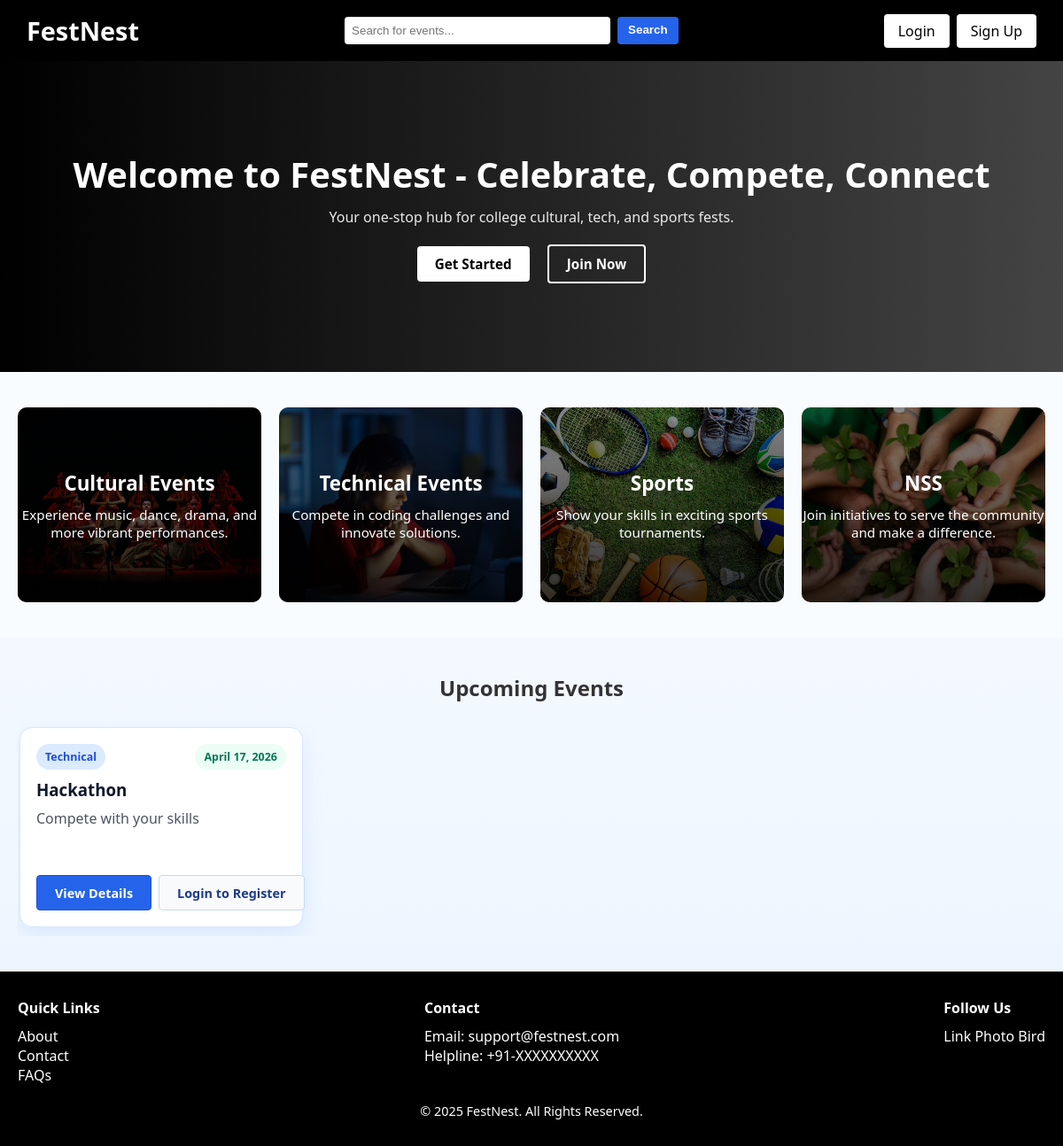
The app's page /, older data.
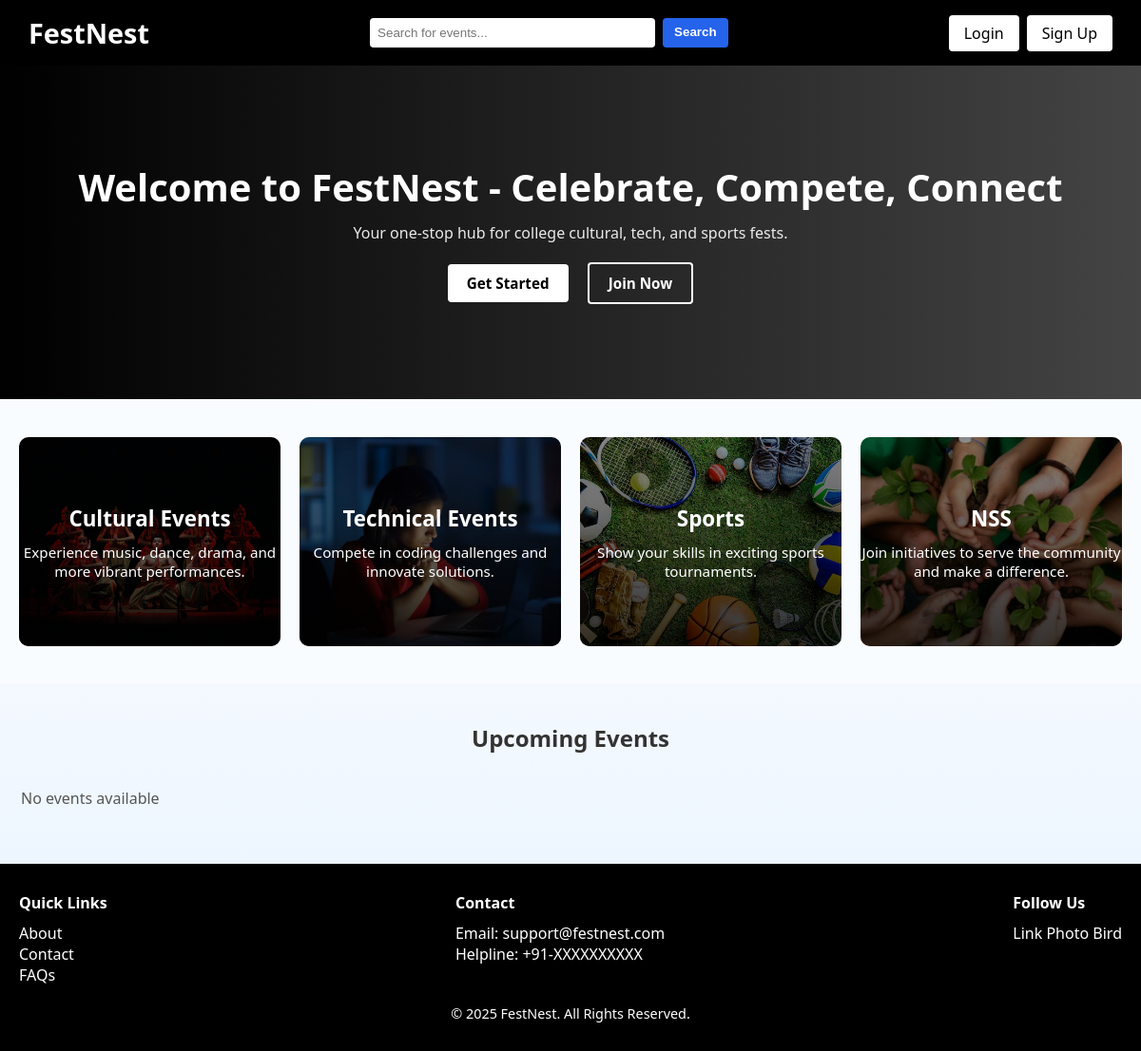
The same page, newer data.
### events/models.py (models this page shows, shortened)
class Event(models.Model):
    CATEGORY_CHOICES = [
        ('cultural', 'Cultural'),
        ('technical', 'Technical'),
        ('sports', 'Sports'),
        ('nss', 'NSS'),
    ]
    title = models.CharField(max_length=200)
    category = models.CharField(max_length=20, choices=CATEGORY_CHOICES)
    date = models.DateField()
    description = models.TextField()
    capacity = models.PositiveIntegerField(default=100)
    waitlist_enabled = models.BooleanField(default=True)
    is_team_event = models.BooleanField(default=False)
    min_team_size = models.PositiveIntegerField(default=2)
    max_team_size = models.PositiveIntegerField(default=4)
    attendees = models.ManyToManyField(User, blank=True)

### events/views.py (the view, shortened to what this page needs)
# urls.py: 2. Add a URL to urlpatterns:  path('', views.home, name='home')
def home(request):
    today = timezone.localdate()
    search_query = request.GET.get('q', '').strip()
    upcoming_events = Event.objects.filter(date__gte=today).order_by('date')
    searched_events = Event.objects.none()
    result_count = 0
    registered_event_ids = set()
    waitlisted_event_ids = set()
    user_team_event_ids = set()
    submitted_team_event_ids = set()
    return render(
        request,
        'index.html',
        {
            'upcoming_events': upcoming_events,
            'searched_events': searched_events,
            'search_query': search_query,
            'result_count': result_count,
            'registered_event_ids': registered_event_ids,
            'waitlisted_event_ids': waitlisted_event_ids,
            'user_team_event_ids': user_team_event_ids,
            'submitted_team_event_ids': submitted_team_event_ids,
        },
    )

### templates/index.html (shortened to what the changed rows need)
{% extends 'base.html' %}
{% load static %}
{% block content %}
<section class="hero">
    <div class="container">
        <h1>Welcome to FestNest - Celebrate, Compete, Connect</h1>
    </div>
</section>
<section id="upcoming-events" class="carousel-section">
    <div class="container">
        <h2>Upcoming Events</h2>
        <div class="carousel-track">
            {% for event in upcoming_events %}
            <article class="upcoming-card">
                <div class="upcoming-top">
                    <span class="category-pill">{{ event.category|title }}</span>
                    <span class="date-pill">{{ event.date }}</span>
                </div>
                <h3>{{ event.title }}</h3>
                <p class="upcoming-desc">{{ event.description|truncatechars:95 }}</p>
                <div class="upcoming-actions">
                    <a href="{% url 'event_detail' event.id %}" class="cta-btn upcoming-btn">View Details</a>
                    {% if user.is_authenticated %}
                        {% if event.id in registered_event_ids %}
                            <form method="post" action="{% url 'unregister_event' event.id %}" class="inline-form">
                                {% csrf_token %}
                                <input type="hidden" name="next" value="{{ request.path }}#upcoming-events">
                                <button type="submit" class="cta-btn upcoming-btn alt">Unregister</button>
                            </form>
                        {% elif event.id in waitlisted_event_ids %}
                            <form method="post" action="{% url 'unregister_event' event.id %}" class="inline-form">
                                {% csrf_token %}
                                <input type="hidden" name="next" value="{{ request.path }}#upcoming-events">
                                <button type="submit" class="cta-btn upcoming-btn alt">Leave Waitlist</button>
                            </form>
                        {% else %}
                            <form method="post" action="{% url 'register_event' event.id %}" class="inline-form">
                                {% csrf_token %}
                                <button type="submit" class="cta-btn upcoming-btn alt">Register</button>
                            </form>
                        {% endif %}
                    {% else %}
                        <a href="{% url 'login' %}" class="cta-btn upcoming-btn alt">Login to Register</a>
                    {% endif %}
                </div>
            </article>
            {% empty %}
            <p class="empty-text">No events available</p>
            {% endfor %}
        </div>
    </div>
</section>
{% endblock %}

Row changes from the older to the newer data that the page shows:
no longer on this page (row edited): Event: category "Technical", date "April 17, 2026", title "Hackathon", description "Compete with your skills"
Text that changed along with them:
text now shown: "No events available"
